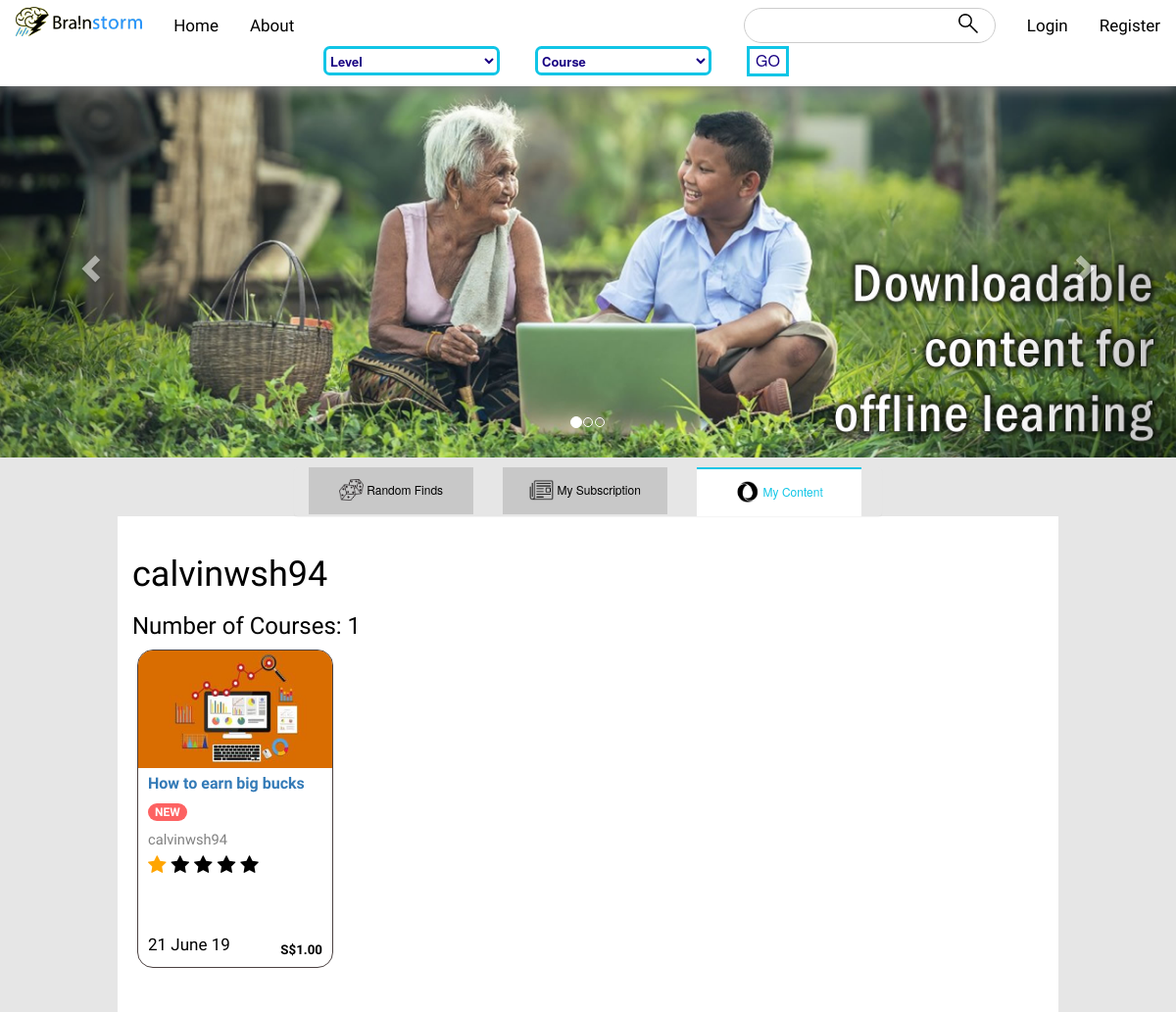
Page /user/calvinwsh94/ on the earlier database version.
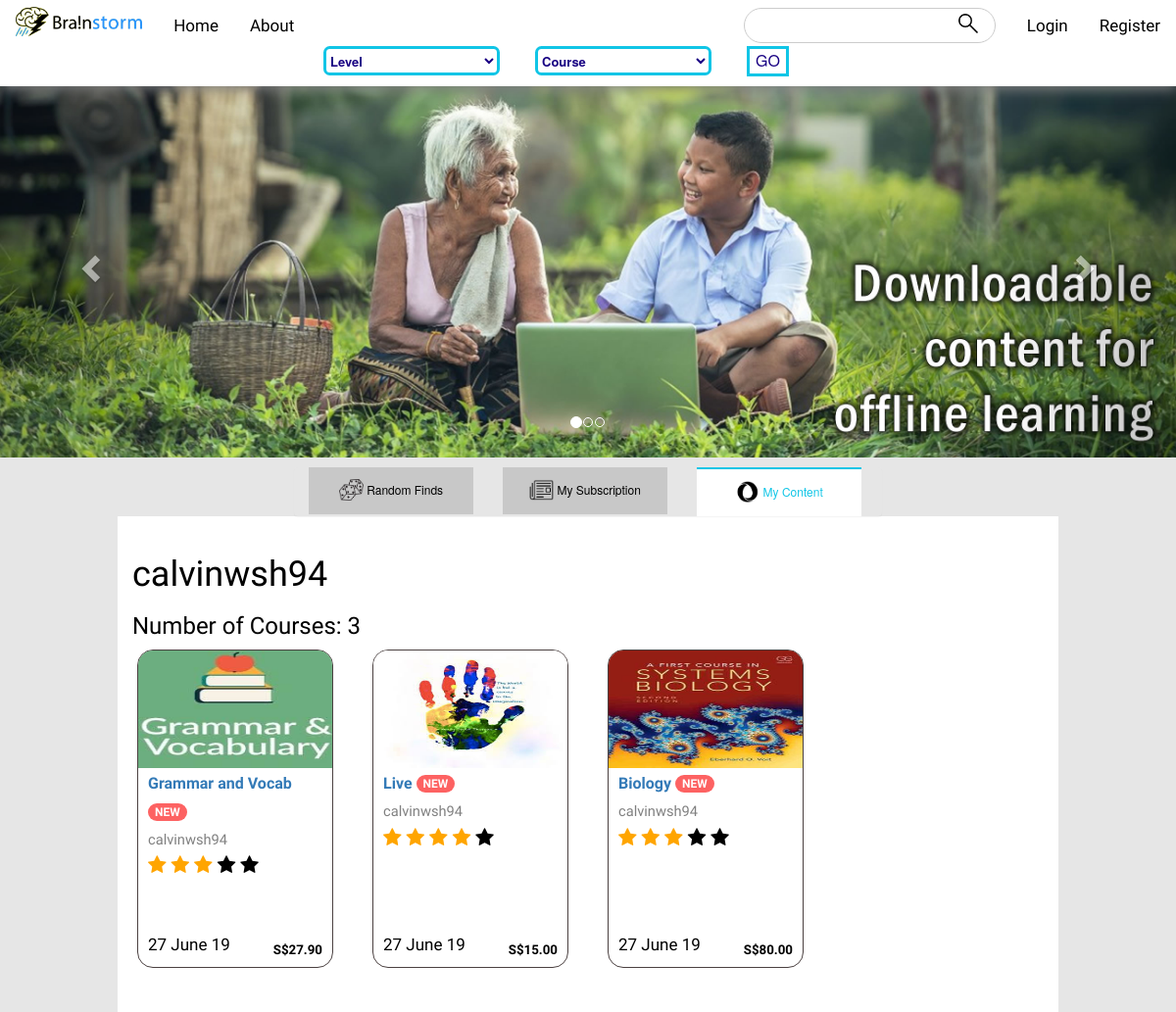
Same page on the later database version.
### store/models.py (models this page shows, shortened)
class Post(models.Model):
	title = models.CharField(max_length=100)
	image = models.ImageField(default = 'default0.jpg', upload_to='course_image/')
	description = models.TextField()
	price = models.DecimalField(decimal_places=2, max_digits=6)
	date_posted = models.DateTimeField(default=timezone.now)
	author = models.ForeignKey(User, on_delete=models.CASCADE)
	rating = models.IntegerField(default = 0)

### store/views.py (the view)
# urls.py: path('user/<str:username>/', UserPostListView.as_view(), name='user-posts'),
class UserPostListView(ListView):
	model = Post
	template_name = 'store/user_posts.html' # <app>/<model>_<viewtype>.html
	context_object_name = 'post'
	paginate_by = 12
	def get_queryset(self):
		user = get_object_or_404(User, username=self.kwargs.get('username'))
		return Post.objects.filter(author=user).order_by('-date_posted')

### store/templates/store/user_posts.html (shortened to what this page needs)
{% extends "store/base.html" %}
{% block content %}
      <div id="useless">
          <div id="myCarousel" class="carousel slide" data-ride="carousel">
    <ol class="carousel-indicators">
      <li data-target="#myCarousel" data-slide-to="0" class="active"></li>
      <li data-target="#myCarousel" data-slide-to="1"></li>
      <li data-target="#myCarousel" data-slide-to="2"></li>
    </ol>
  <div class="carousel-inner">
    <div class="item active">
      <div class="cover_holder">
      <img src="/static/store/kids.jpg" alt="c0">
      <div class="carousel-caption">
      </div>
      </div>
    </div>
  </div>
  <a class="left carousel-control" href="#myCarousel" data-slide="prev">
    <span class="glyphicon glyphicon-chevron-left"></span>
  </a>
  <a class="right carousel-control" href="#myCarousel" data-slide="next">
    <span class="glyphicon glyphicon-chevron-right"></span>
  </a>
</div>
      </div>
       <div class="panel">
          <a href = "{% url 'store-home' %}">
            <img src="/static/store/random.gif" alt="">
            Random Finds
          </a>
          {% if user.is_authenticated %}
          <a  href="{% url 'store-sub_home' %}">
          {% else %}
          <a  href="{% url 'login' %}">
          {% endif %}
            <img src="/static/store/Subscription.gif" alt="">
            My Subscription
          </a>
          <a style="background-color: white; color: rgb(16, 197, 230); border-top: solid 2px rgb(16, 197, 230);">
            <img src="/static/store/content.gif" alt="">
            My Content
          </a>
      </div>
      <p style="padding: 20px;"></p>
      <div style="padding-top: 20px;" id="main" >
          {% if view.kwargs.username != user.username %}
        <h1>{{ view.kwargs.username }}</h1>
        <h3>Number of Courses: {{ page_obj.paginator.count }}</h3>
          {% endif %}
      <section class="text-center mb-4">
        <div class="row">
        {% for post in post %}
          <div class="col-lg-3 col-md-6 mb-4">
            <div id="course_card">
              <div class="view overlay">
                <img style="margin-left: -10px;" src="{{ post.image.url }}" alt="">
              </div>
              <div>
                <div>
                  <strong>
                    <a class="title" href="{% url 'post-detail' post.id %}" > <span>{{ post.title }}</span>
                      <span  style="background-color: rgb(253, 98, 98);" class="badge badge-pill danger-color">NEW
                      </span>
                    </a>
                  </strong>
                </div>
                <a href="{% url 'user-posts' post.author.username %}" class="author">
                  {{ post.author }}
                </a>
                <div class="rating">
                {% if post.rating == 0 %}
                <span class="fa fa-star"></span>
                <span class="fa fa-star"></span>
                <span class="fa fa-star"></span>
                <span class="fa fa-star"></span>
                <span class="fa fa-star"></span>
                {% elif post.rating == 1 %}
                <span class="fa fa-star checked"></span>
                <span class="fa fa-star"></span>
                <span class="fa fa-star"></span>
                <span class="fa fa-star"></span>
                <span class="fa fa-star"></span>
                {% elif post.rating == 2 %}
                <span class="fa fa-star checked"></span>
                <span class="fa fa-star checked"></span>
                <span class="fa fa-star"></span>
                <span class="fa fa-star"></span>
                <span class="fa fa-star"></span>
                {% elif post.rating == 3 %}
                <span class="fa fa-star checked"></span>
                <span class="fa fa-star checked"></span>
                <span class="fa fa-star checked"></span>
                <span class="fa fa-star"></span>
                <span class="fa fa-star"></span>
                {% elif post.rating == 4 %}
                <span class="fa fa-star checked"></span>
                <span class="fa fa-star checked"></span>
                <span class="fa fa-star checked"></span>
                <span class="fa fa-star checked"></span>
                <span class="fa fa-star"></span>
                {% elif post.rating == 5 %}
                <span class="fa fa-star checked"></span>
                <span class="fa fa-star checked"></span>
                <span class="fa fa-star checked"></span>
                <span class="fa fa-star checked"></span>
                <span class="fa fa-star checked"></span>
                {% endif %}
                </div>
                <div>
                  <strong style="text-align: right;" class="price">S${{ post.price }}
                  </strong>
                </div>
                <small class="date">
                   {{ post.date_posted|date:'d F y'}}
                </small>
              </div>
            </div>
          </div>
        {% endfor %}
 </div>
      </section>
</div>
{% endblock content %}

### store/templates/store/base.html (shortened to what this page needs)
{% load static %}
<!DOCTYPE html>
<html>
<link rel="stylesheet" href="https://maxcdn.bootstrapcdn.com/bootstrap/4.0.0/css/bootstrap.min.css">
<link rel="stylesheet" href="https://maxcdn.bootstrapcdn.com/bootstrap/3.4.0/css/bootstrap.min.css">
<link href="{% static 'store/main.css' %}"  rel="stylesheet" type="text/css">
<link rel="stylesheet" href="https://cdnjs.cloudflare.com/ajax/libs/font-awesome/4.7.0/css/font-awesome.min.css">
<head>
</head>
<body>
  <div id="nav_bar" >
  <div class="topnav">
  <a style="padding-top: 7px;" class="left">
    <img src="/static/store/brainstorm_logo.gif" height="30px">
  </a>
  <a href="{% url 'store-home' %}" class="left select">Home</a>
  <a href="{% url 'store-about' %}" class="left select">About</a>
  {% if user.is_authenticated %}
      <a href="{% url 'logout' %}" class="right select">Logout</a>
      <a href="{% url 'post-create' %}" class="right select">New Post</a>
      <a href="{% url 'profile' %}"  style="padding-top: 7px;" class="right">
        <img id="profile_icon" src="{{ user.profile.image.url }}" height="30px">
      </a>
    {% else %}
      <a href="{% url 'register' %}" class="right select">Register</a>
      <a href="{% url 'login' %}" class="right select">Login</a>
    {% endif %}
  <div id="search">
    <form method='GET' action=''>
      <input type="text" name='q' placeholder="">
      <button id='search_holder'>
        <img src="/static/store/search_icon.gif" id="search_icon">
      </button>
    </form>
  </div>
</div>
  <div class="nav2">
    <select class="select-css">
    <option>Level</option>
</select>
    <select class="select-css">
    <option>Course</option>
    </select>
      <button class="go">GO</button>
    </div>
  </div>
 <div>
  {% block content %}{% endblock %}
</div>
</body>
</html>

### store/static/store/main.css (style rules this page uses)
body { color: black; padding: 0; margin: 0; background-color: rgb(230, 230, 230); height: 100%; margin: 0; background-attachment: fixed; }
#nav_bar { padding-bottom: 10px; box-shadow: 1px 3px 13px grey; position: fixed; width: 100%; background-color: white; z-index: 999999; }
#search_icon { width: 20px; float: right; margin-right: 8px; margin-top: 1px; }
#search_holder { float: right; background: none; border: none; outline: none; }
#search { border: 1px solid #ccc; border-radius: 25px; float: right; padding: 3px; margin-top: 8px; margin-right: 16px; }
.topnav { overflow: hidden; font-family: 'Carrois Gothic', sans-serif; }
.topnav a { float: left; display: block; color: black; text-align: center; padding: 14px 16px; text-decoration: none; font-size: 17px; }
.topnav .left { float: left; }
.topnav .right { float: right; }
.topnav input[type=text] { font-size: 10pt; outline: none; margin: 0.25em 0.5em 0.25em 0.5em; border: none; }
.nav2 { background-color: rgb(174, 216, 255); display: block; margin-top: -5px; padding-top: 0; width: 100%; border: none; font-size: 16px; cursor: pointer; text-align: center; margin-left: 27.5%; }
.go { float: left; color: rgb(24, 0, 131); size: 12pt; border: solid rgb(16, 197, 230); background-color: white; }
.select-css { float: left; display: block; font-size: 13px; font-weight: 600; color: rgb(24, 0, 131); margin-right: 3%; width: 15%; height: 30px; box-sizing: border-box; border: solid rgb(16, 197, 230); border-radius: .5em; background-color: rgba(255, 255, 255, 0.815); }
.select-css option { font-weight:normal; }
#main { z-index: -1; color: black; background-color: rgb(255, 255, 255); font-family: 'Athiti', sans-serif; margin-top: 0%; font-size: 15pt; margin-left: 10%; margin-right: 10%; padding: 15px; padding-top: 100px; }
#useless img { display: block; margin-left: auto; margin-right: auto; width: 100%; }
.cover_holder { width: 100%; margin-right: auto; margin-left: auto; background: black; }
#useless { padding-top: 70px; border: none; }
.panel { margin-left: auto; margin-right: auto; width: 50%; background-color: rgb(230, 230, 230); overflow: hidden; margin-top: 10px; margin-bottom: -50px; border: none; z-index: 0; position: relative; }
.panel a { float: left; width: 28%; background-color: rgb(200, 200, 200); margin-right: 2.5%; margin-left: 2.5%; display: block; color: black; text-align: center; padding: 14px 16px; text-decoration: none; font-size: 12px; outline: none; }
.panel img { margin-top: -4px; width: 25px; }
#course_card img { width: 200px; height: 120px; }
#course_card { margin-left: auto; margin-right: auto; background-color: white; padding-left: 10px; padding-right: 10px; height: 325px; width: 200px; border: solid 1pt rgb(75, 65, 65); box-shadow: #231; text-align: left; color: black; border-radius: 12pt; overflow: hidden; display: block; position: relative; }
#course_card .title { font-size: 12pt; }
#course_card .price { font-size: 10pt; position: absolute; bottom: 8px; right: 10px; }
#course_card .date { padding-top: 20px; float: left; position: absolute; bottom: 10px; }
#course_card .author { color: grey; font-size: 11pt; }
.checked { color: orange; }
.rating { float: none; padding: 0; margin: 0; }

Differences in the rows shown:
no longer on this page (row edited): Post: image (placeholder picture), title "How to earn big bucks", author "calvinwsh94", rating 1 (drawn), price "1.00", date_posted "21 June 19"
added Post: image (picture), title "Grammar and Vocab", author "calvinwsh94", rating 3 (drawn), price "27.90", date_posted "27 June 19"
added Post: image (picture), title "Live", author "calvinwsh94", rating 4 (drawn), price "15.00", date_posted "27 June 19"
added Post: image (picture), title "Biology", author "calvinwsh94", rating 3 (drawn), price "80.00", date_posted "27 June 19"
Other differences:
{{ page_obj.paginator.count }}: "1" → "3"
